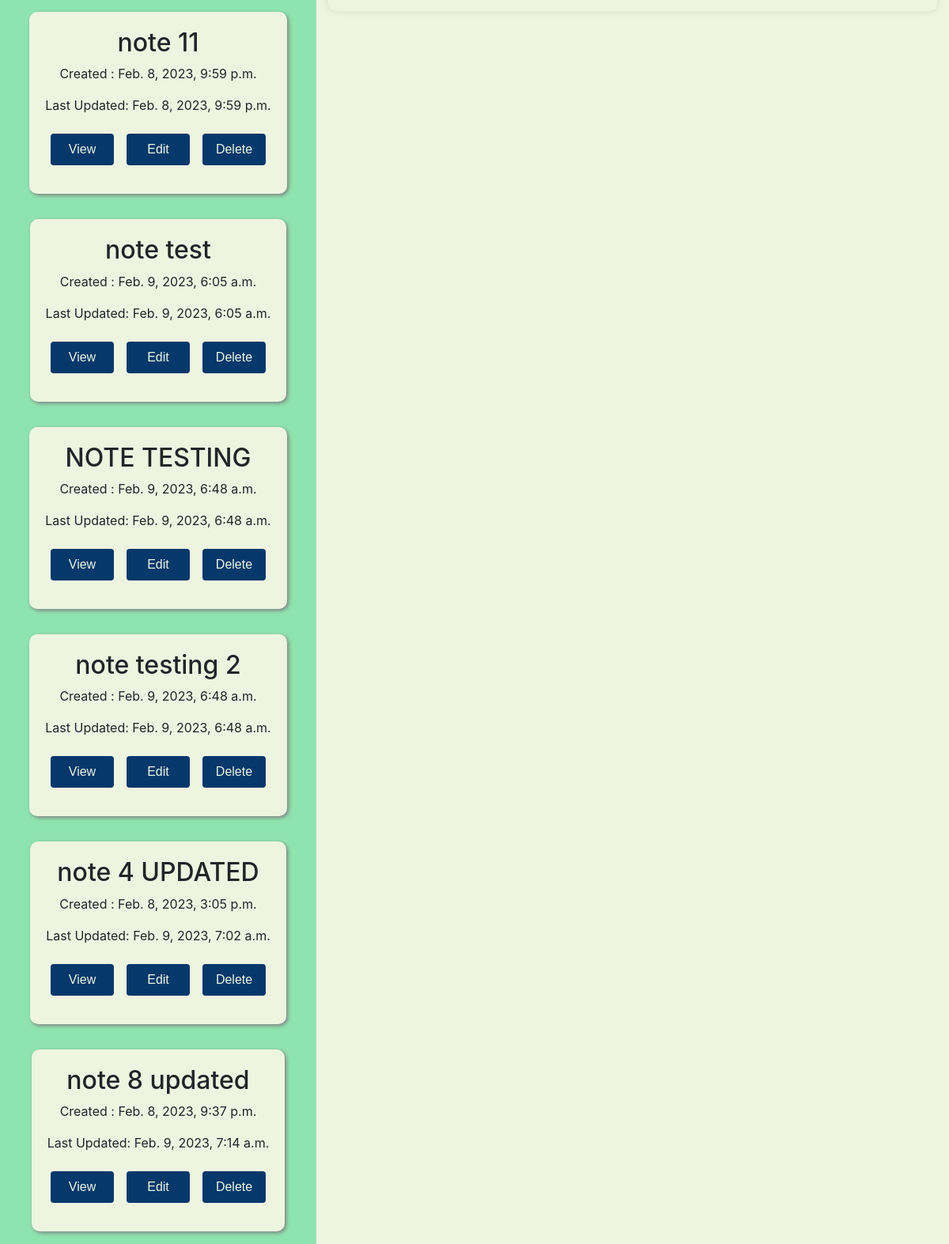
/notes/ (signed in, lower part), run on an earlier commit of the app's database.
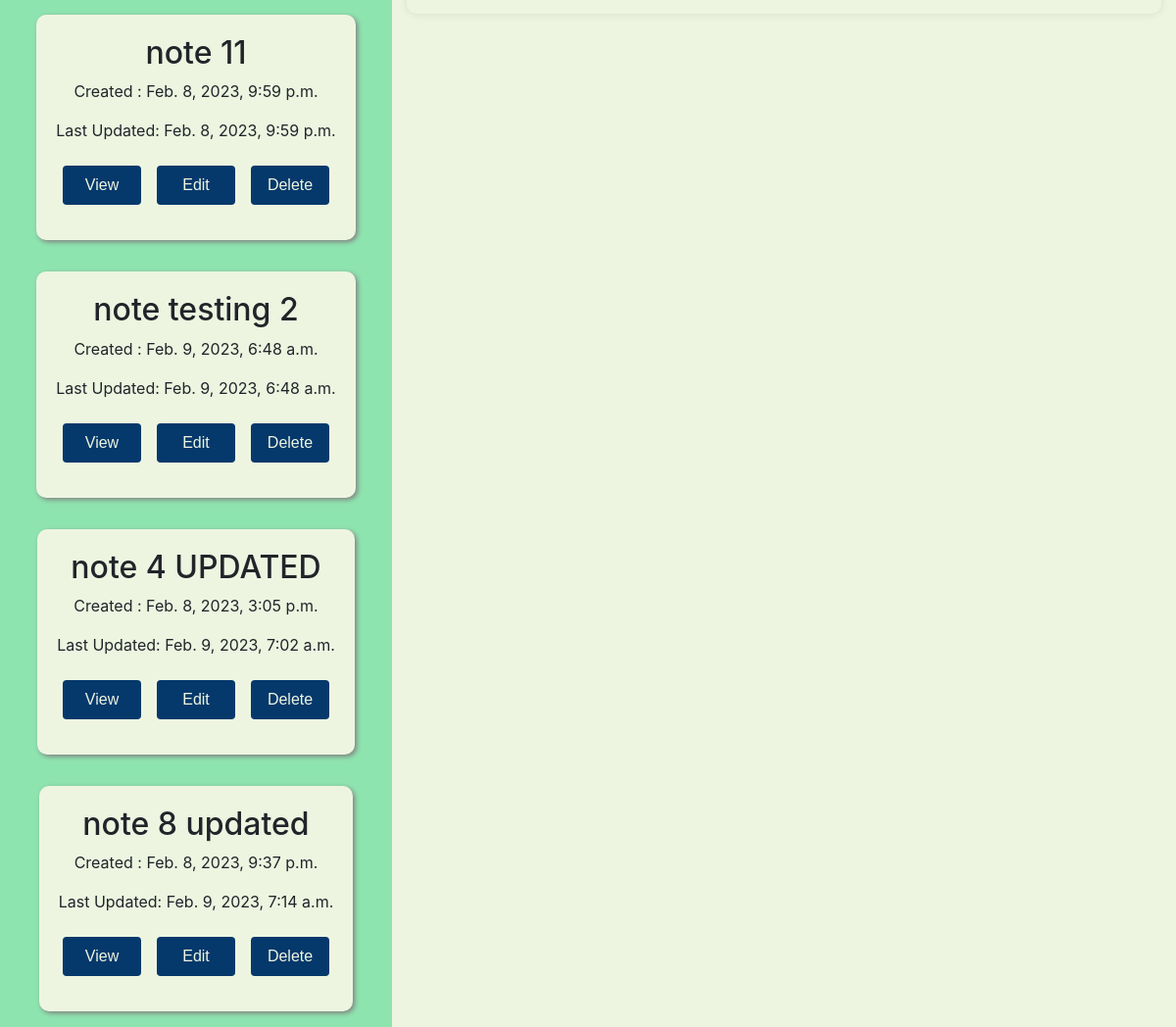
And on a later commit of the database.
### notes_app/models.py (models this page shows, shortened)
class Note(models.Model):
    title=models.CharField(max_length=45,null=False)
    description=models.TextField(null=False)
    author=models.ForeignKey(User,on_delete=models.CASCADE)
    created_on=models.DateTimeField(auto_now_add=True)
    updated_on=models.DateTimeField(auto_now=True)

### notes_app/views.py (the view)
# urls.py: path('', views.home_view, name = 'home'),
@login_required(login_url="/account/login/")
def home_view(request):
    notes = Note.objects.filter(author=request.user.id).order_by('updated_on')
    context = {'notes': notes}
    return render(request, 'home.html', context)

### notes_app/templates/home.html (shortened to what this page needs)
<!DOCTYPE html>
<html>
<head>
    <link rel="stylesheet" href="https://cdn.jsdelivr.net/npm/bootstrap@4.0.0/dist/css/bootstrap.min.css"
>
    <link rel="stylesheet" href="https://use.fontawesome.com/releases/v5.6.1/css/all.css"
>
</head>
<body>
    <div class="container-fluid">
        <div class="row">
            <div class="col-md-4 scroll1"
                style="background-color: #8ee4af; height: calc(100vh - 54px); overflow-y: scroll; display: inline-flexbox; flex-direction: column; text-align: center;">
                {% for note in notes %}
                <div class="note">
                    <div style="height: 75%;">
                        <h2 class="text">{{note.title}}</h2>
                        <p>Created : {{note.created_on}}</p>
                        <p>Last Updated: {{note.updated_on}}</p>
                    </div>
                    <div class="options" style="height: 25%; display: inline-flex; align-items: center;">
                        <button type="button" class="btn btn-block mb-3 btn-custom-style view-button"
                            data-title="{{ note.title }}" data-description="{{ note.description }}">View</button>
                        <button type="button" class="btn btn-block mb-3 btn-custom-style edit-button"
                            data-bs-toggle="modal" data-bs-target="#updateModal" data-note-id="{{ note.id }}" data-title="{{ note.title }}" data-description="{{ note.description }}">Edit</button>
                        <button type="button" class="btn btn-block mb-3 btn-custom-style delete-button"
                            data-bs-toggle="modal" data-bs-target="#deleteModal"
                            data-note-id="{{ note.id }}">Delete</button>
                    </div>
                </div>
                {% endfor %}
            </div>
            <div class="col-md-8 note-content scroll2"
                style="background-color: #edf5e1; height: calc(100vh - 54px); overflow-y: scroll;">
                <div class="notepad mt-3 p-3" style="background-color: #edf5e1; border-radius: 10px; box-shadow: 0 0 10px 0 rgba(0, 0, 0, 0.1);">
                  </div>
            </div>
        </div>
    </div>
</body>
</html>

What changed in the data, as far as the page shows it:
removed Note: title "note test", created_on "Feb. 9, 2023, 6:05 a.m.", updated_on "Feb. 9, 2023, 6:05 a.m."
removed Note: title "NOTE TESTING", created_on "Feb. 9, 2023, 6:48 a.m.", updated_on "Feb. 9, 2023, 6:48 a.m."
